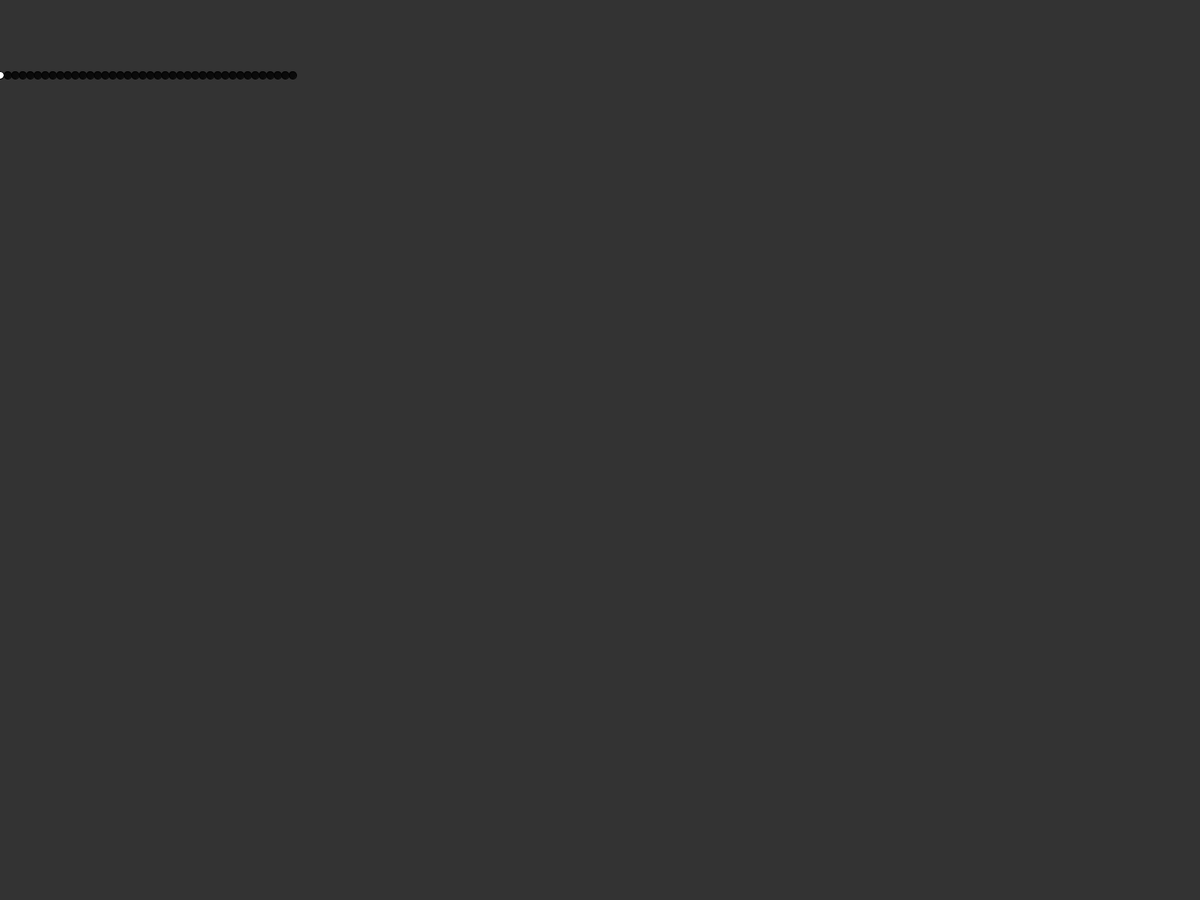
Frame 1 (no input)
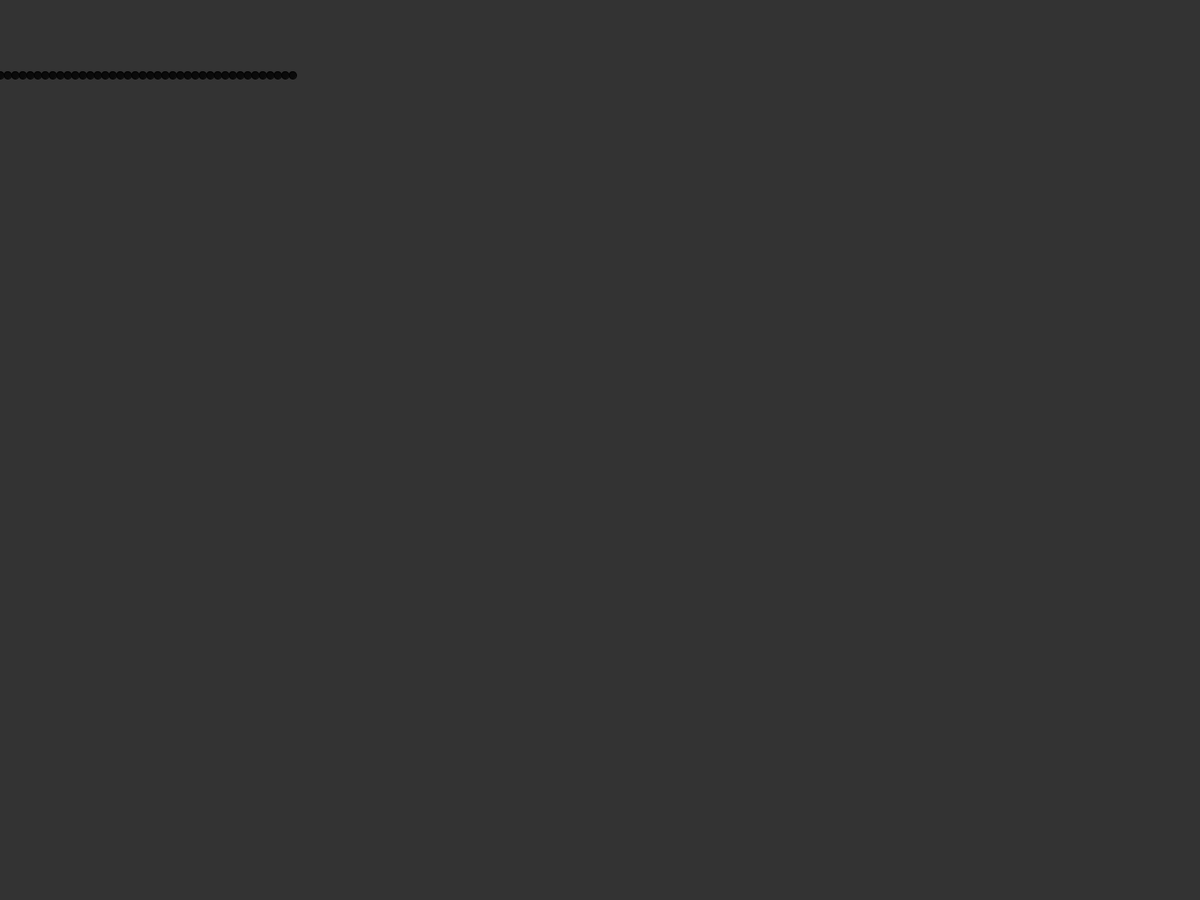
Frame 60 (the mouse pressed at the canvas centre just before this capture)
Frame 120 (the mouse held since frame 60 and released just before this capture): identical to frame 60, image omitted

The Processing sketch that drew these frames (run headless with seeded random() and noise(); from frame 60 on, the mouse is pressed at the canvas centre):

// Processing sketch: Snake_code_mk3
// ── Snake_code_mk3.pde
int cirkel= 40;
int[] XPos = new int [cirkel];
int[] YPos = new int [cirkel];

void setup(){
fullScreen();

for(int i=0; i<cirkel; i++){
XPos[i]=i*10;
YPos[i]=100;
  }
}

void draw(){
clear();
background(51);
frameRate(100);

for(int i=0; i<XPos.length; i++) {
circle(XPos[i],YPos[i],10);
fill(10,10,10);
  }
}

void keyPressed(){
if(key=='w')YPos[0]=YPos[0]-10;
if(key=='s')YPos[0]=YPos[0]+10; 
if(key=='a')XPos[0]=XPos[0]-10;
if(key=='d')XPos[0]=XPos[0]+10;

for(int i=XPos.length-1; i>0 ;i--){
XPos[i]=XPos[i-1];
YPos[i]=YPos[i-1];
}
}
